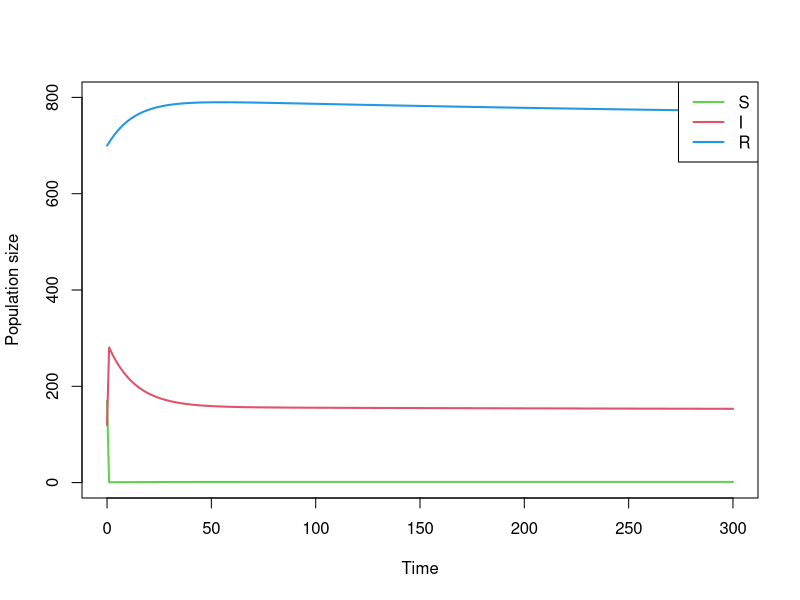
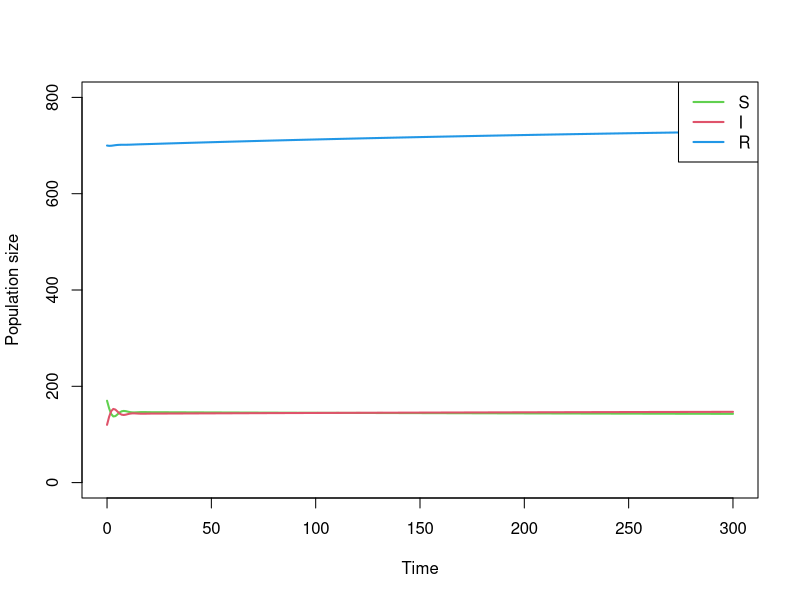

These figures' R source, in order:
## ---- chunk 1
knitr::opts_chunk$set(echo = T)

library(deSolve)
## ---- chunk 2
DiagrammeR::grViz("digraph {

# Initialize graph
graph [layout = dot, rankdir = LR]

# Define the nodes and global styles of the nodes. We can override these in box if we wish
node [shape = circle, style = filled]

#Edges in graphs must be between nodes, therefore dummy nodes are needed for signaling edges and input/output edges

OS [fixedsize = TRUE, width = 0, height = 0, label = ''] #Dummy node
S [fillcolor = green]
SI [fixedsize = TRUE, width = 0, height = 0, label = ''] #Dummy node
I [fillcolor = red]
IO [fixedsize = TRUE, width = 0, height = 0, label = ''] #Dummy node
R [fillcolor = blue]

# edge definitions with the node IDs
edge[fontsize = 10]
# Edge weights are not necessary, but can be used to get edges in straight line (higher weight edges have more emphasis)

S -> SI [label = 'rI', weight = 2, dir = none]
SI -> I [weight = 2]
I -> SI [label = '+', tailport = n, style = dashed, fontcolor = blue, color = blue]
OS -> S [label = 'rBirth', weight = 2]
I -> IO [label = 'rDeath', weight = 2]

I -> R [label = 'rR', weight = 1]
R -> S [label = 'rS', weight = 1]
}")
## ---- chunk 3
SIR <- function(t, state, parameters) {# SIR is the name of this function with inputs t, state, parameters 
  # with function executes lines in {} (differential equations) using values defined in state and parameters
  with(as.list(c(state, parameters)),{  
      dS <- rBirth + rS*R - rI*S*I #ODE for susceptible population
      dI <- rI*S*I - rR*I - rDeath*I #ODE for infected population
      dR <- rR*I - rS*R #ODE for recovered population
      list(c(dS, dI, dR)) #Return change in variables
    })
  }

## ---- chunk 4
parameters <- c(rBirth = 3, #Birth rate
                rDeath = 0.02, #Death rate
                rI = 0.05, #Infection rate
                rR = 0.05, #Recovery rate
                rS = 0.01 #Loss of immunity rate
                )
## ---- chunk 5
ss <- c(S=140,I=150,R=750) # Steady state values of S,I, and R
perturb <- c(dS=30,dI=-30,dR=-50) # Perturbation from SS
state <- with(as.list(c(ss, perturb)),{
            c(S = S + dS, #Initial number of susceptible individuals  
              I = I + dI, #Initial number of infected individuals
              R = R + dR  #Initial number of recovered individuals
            )
})
## ---- chunk 6

times <- seq(from = 0,to = 300, by = 1) #Definition of time (initial,final,step size)

#ode is like ode45 in Matlab and is used to simulate systems of ODEs
out <- ode(y = state,#Initial conditions 
           times = times, #Time definition
           func = SIR, #Name of function defining ODEs
           parms = parameters #Parameter values
           )
## ---- chunk 7
plot(out[,"time"],out[,"S"],col=3,lwd=2,type="l",xlab="Time",ylab="Population size",ylim=c(0,800)) #Plot S population vs time
lines(out[,"time"],out[,"I"],col=2,lwd=2,type="l") #Plot I population vs time
lines(out[,"time"],out[,"R"],col=4,lwd=2,type="l") #Plot R population vs time
legend("topright",legend = c("S","I","R"),col = c(3,2,4),lwd = 2) #Define plot legend

## ---- chunk 8
lSIR <- function(t, state, parameters) {# SIR is the name of this function with inputs t, state, parameters 
  # with function executes lines in {} (differential equations) using values defined in state and parameters
  with(as.list(c(state, parameters)),{  
      dS <- rSR*R + rSS*S + rSI*I #Linearized ODE for susceptible population
      dI <- rII*I +rIS*S #Linearized ODE for infected population
      dR <- rRI*I + rRR*R #Linearized ODE for recovered population
      list(c(dS, dI, dR)) #Return change in variables
    })
  }

## ---- chunk 9
Lparameters <- with(as.list(c(ss, parameters)),{ #Parameters for the linearized model are dependent on the 
                                                 # parameter values of the nonlinear model and the SS
                        c(rSS = -rI*I, 
                          rSI = -rI*S, 
                          rSR = rS,
                          rIS = rI*I, 
                          rII = rI*S-rR-rDeath,
                          rRI = rR,
                          rRR = -rS
                          )
})
## ---- chunk 10
Lstate <- with(as.list(c(perturb)),{
            c(S = dS, #Initial number of susceptible individuals  
              I = dI, #Initial number of infected individuals
              R = dR  #Initial number of recovered individuals
            )
})
## ---- chunk 11
times <- seq(from = 0,to = 300, by = 1) #Definition of time (initial,final,step size)

#ode is like ode45 in Matlab and is used to simulate systems of ODEs
Lout <- ode(y = Lstate,#Initial conditions 
           times = times, #Time definition
           func = lSIR, #Name of function defining ODEs
           parms = Lparameters #Parameter values
           )
## ---- chunk 12
plot(Lout[,"time"],Lout[,"S"]+ss["S"],col=3,lwd=2,type="l",xlab="Time",ylab="Population size",ylim=c(0,800)) #Plot S population vs time
lines(Lout[,"time"],Lout[,"I"]+ss["I"],col=2,lwd=2,type="l") #Plot I population vs time
lines(Lout[,"time"],Lout[,"R"]+ss["R"],col=4,lwd=2,type="l") #Plot R population vs time
legend("topright",legend = c("S","I","R"),col = c(3,2,4),lwd = 2) #Define plot legend
